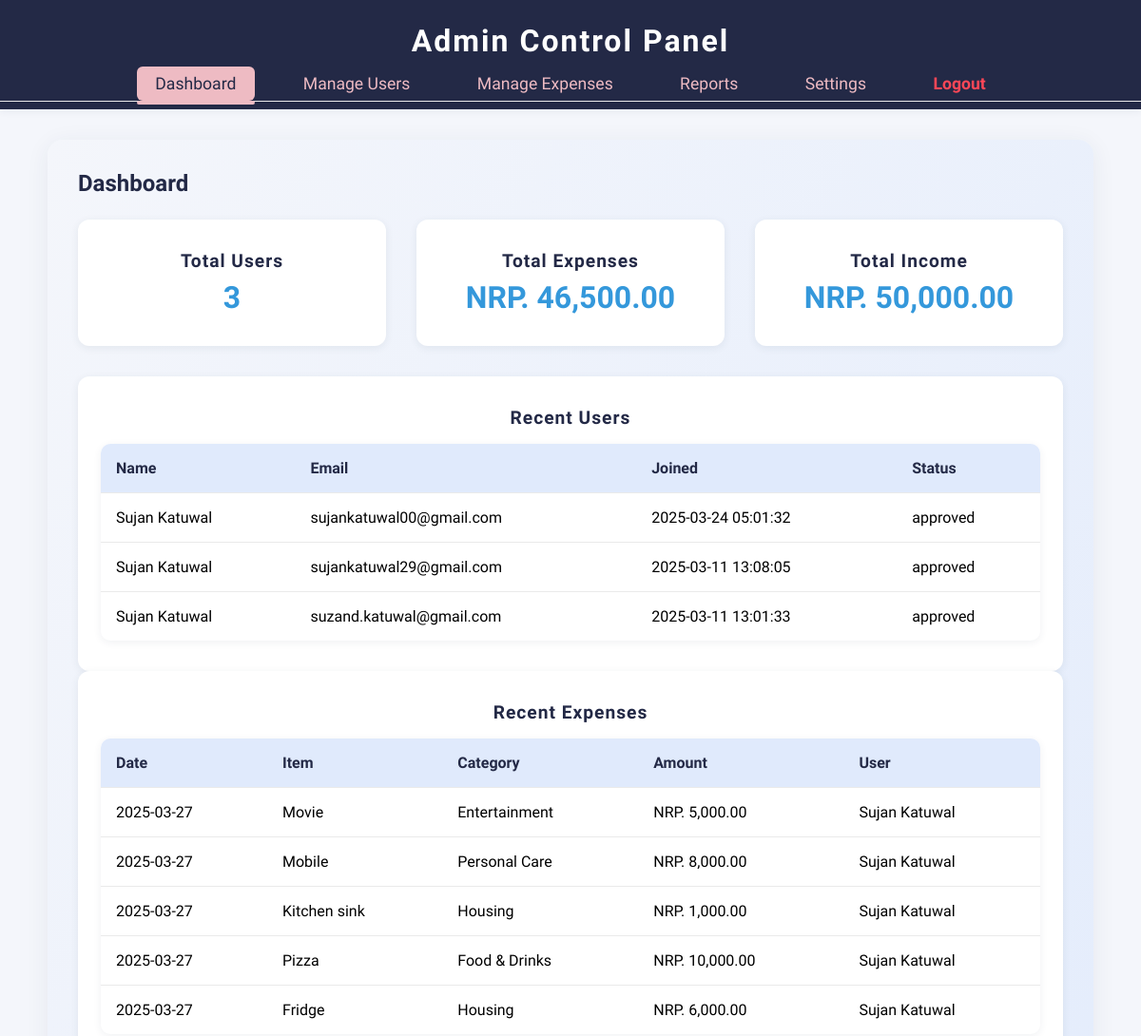
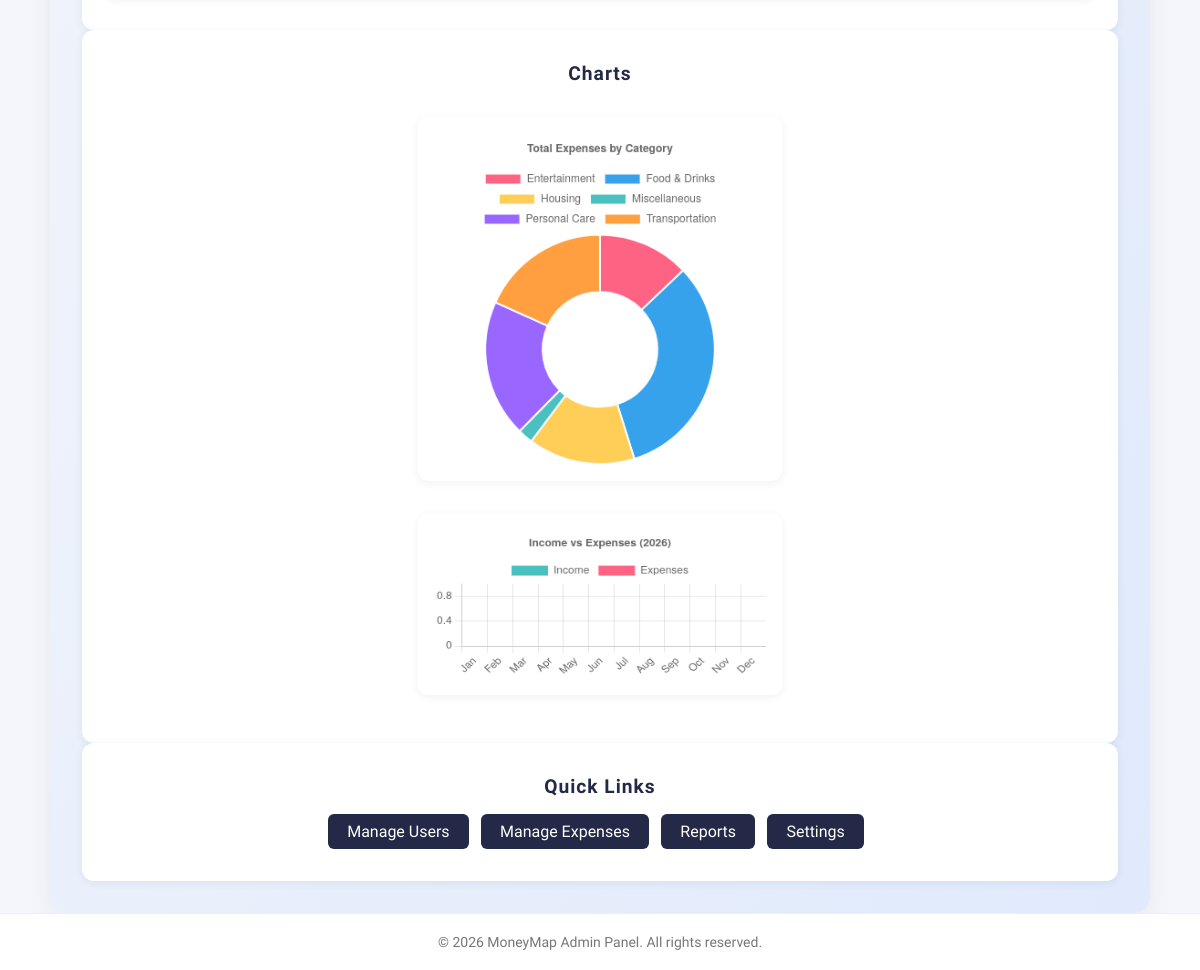
/admin_dashboard.php (signed in), run on the app's committed database (2 pictures, top to bottom).
### tables this page shows
CREATE TABLE `users` (
  `id` INT(11) NOT NULL AUTO_INCREMENT,
  `name` VARCHAR(100) NOT NULL,
  `email` VARCHAR(100) NOT NULL UNIQUE,
  `password` VARCHAR(255) NOT NULL,
  `role` ENUM('user','admin') NOT NULL DEFAULT 'user',
  `created_at` TIMESTAMP NOT NULL DEFAULT CURRENT_TIMESTAMP,
  `status` ENUM('pending','approved','rejected') NOT NULL DEFAULT 'pending',
  `profile_picture` VARCHAR(255) DEFAULT 'default_profile.png',
  PRIMARY KEY (`id`)
);

CREATE TABLE `expenses` (
  `id` INT(11) NOT NULL AUTO_INCREMENT,
  `Date` DATE NOT NULL,
  `ItemName` VARCHAR(255) NOT NULL,
  `Category` VARCHAR(255) NOT NULL,
  `Amount` DECIMAL(10,2) NOT NULL,
  `user_id` INT(11) DEFAULT NULL,
  PRIMARY KEY (`id`),
  KEY `fk_user` (`user_id`),
  CONSTRAINT `fk_user` FOREIGN KEY (`user_id`) REFERENCES `users`(`id`) ON DELETE CASCADE
);

### admin_dashboard.php (the view, shortened to what this page needs)
<?php
include "db.php";
$total_users = $conn->query("SELECT COUNT(id) AS total_users FROM users")->fetch_assoc()['total_users'];
$total_expenses = $conn->query("SELECT COALESCE(SUM(Amount),0) AS total_expenses FROM expenses")->fetch_assoc()['total_expenses'];
$total_income = $conn->query("SELECT COALESCE(SUM(amount),0) AS total_income FROM income")->fetch_assoc()['total_income'];
$recent_users = $conn->query("SELECT name, email, created_at, status FROM users ORDER BY created_at DESC LIMIT 5");
$recent_expenses = $conn->query("SELECT e.Date, e.ItemName, e.Category, e.Amount, u.name FROM expenses e JOIN users u ON e.user_id=u.id ORDER BY e.Date DESC LIMIT 5");
$category_chart_query = "SELECT Category, SUM(Amount) as total FROM expenses GROUP BY Category";
$category_chart_result = $conn->query($category_chart_query);
$category_labels = [];
$category_data = [];
while ($row = $category_chart_result->fetch_assoc()) {
    $category_labels[] = "'" . $row['Category'] . "'";
    $category_data[] = $row['total'];
}
$category_labels_str = implode(',', $category_labels);
$category_data_str = implode(',', $category_data);
$income_monthly = array_fill(1, 12, 0);
$expense_monthly = array_fill(1, 12, 0);
$income_monthly_str = implode(',', $income_monthly);
$expense_monthly_str = implode(',', $expense_monthly);
?>
<!DOCTYPE html>
<html lang="en">
<head>
    <link rel="stylesheet" href="admin_dashboard.css">
</head>
<body>
    <header class="admin-header">
        <h1>Admin Control Panel</h1>
        <nav class="admin-navbar">
            <ul class="nav-items">
                <li><a href="#" class="nav-link active" data-section="dashboard">Dashboard</a></li>
                <li><a href="#" class="nav-link" data-section="users">Manage Users</a></li>
                <li><a href="#" class="nav-link" data-section="expenses">Manage Expenses</a></li>
                <li><a href="#" class="nav-link" data-section="reports">Reports</a></li>
                <li><a href="#" class="nav-link" data-section="settings">Settings</a></li>
                <li><a href="logout.php" class="nav-link" style="color: #ff4757; font-weight: bold;">Logout</a></li>
            </ul>
        </nav>
    </header>
    <section id="dashboard" class="content-section active">
        <h2>Dashboard</h2>
        <div class="widget-grid">
            <div class="widget"><h3>Total Users</h3><p><?php echo $total_users; ?></p></div>
            <div class="widget"><h3>Total Expenses</h3><p>NRP. <?php echo number_format($total_expenses,2); ?></p></div>
            <div class="widget"><h3>Total Income</h3><p>NRP. <?php echo number_format($total_income,2); ?></p></div>
        </div>
        <div class="widget">
            <h3>Recent Users</h3>
            <table class="data-table">
                <thead><tr><th>Name</th><th>Email</th><th>Joined</th><th>Status</th></tr></thead>
                <tbody>
                    <?php while ($u = $recent_users->fetch_assoc()): ?>
                    <tr>
                        <td><?php echo htmlspecialchars($u['name']); ?></td>
                        <td><?php echo htmlspecialchars($u['email']); ?></td>
                        <td><?php echo htmlspecialchars($u['created_at']); ?></td>
                        <td><?php echo htmlspecialchars($u['status']); ?></td>
                    </tr>
                    <?php endwhile; ?>
                </tbody>
            </table>
        </div>
        <div class="widget">
            <h3>Recent Expenses</h3>
            <table class="data-table">
                <thead><tr><th>Date</th><th>Item</th><th>Category</th><th>Amount</th><th>User</th></tr></thead>
                <tbody>
                    <?php while ($e = $recent_expenses->fetch_assoc()): ?>
                    <tr>
                        <td><?php echo htmlspecialchars($e['Date']); ?></td>
                        <td><?php echo htmlspecialchars($e['ItemName']); ?></td>
                        <td><?php echo htmlspecialchars($e['Category']); ?></td>
                        <td>NRP. <?php echo number_format($e['Amount'],2); ?></td>
                        <td><?php echo htmlspecialchars($e['name']); ?></td>
                    </tr>
                    <?php endwhile; ?>
                </tbody>
            </table>
        </div>
        <div class="widget">
            <h3>Charts</h3>
            <canvas id="expensesByCategoryChart"></canvas>
            <canvas id="incomeVsExpensesChart"></canvas>
        </div>
        <div class="widget">
            <h3>Quick Links</h3>
            <a href="#" class="nav-link" data-section="users">Manage Users</a>
            <a href="#" class="nav-link" data-section="expenses">Manage Expenses</a>
            <a href="#" class="nav-link" data-section="reports">Reports</a>
            <a href="#" class="nav-link" data-section="settings">Settings</a>
        </div>
    </section>
    <script>
    document.addEventListener('DOMContentLoaded', function() {
        const navLinks = document.querySelectorAll('.nav-link');
        navLinks.forEach(link => {
            link.addEventListener('click', function(e) {
                e.preventDefault();
                navLinks.forEach(l => l.classList.remove('active'));
                this.classList.add('active');
                document.querySelectorAll('.content-section').forEach(section => {
                    section.classList.remove('active');
                });
                const sectionId = this.getAttribute('data-section');
                document.getElementById(sectionId).classList.add('active');
            });
        });
        // Chart.js initialization for dashboard charts based on Algorithm 3 aggregations
        const categoryCtx = document.getElementById('expensesByCategoryChart');
        if (categoryCtx) {
            new Chart(categoryCtx, {
                type: 'doughnut',
                data: {
                    labels: [<?php echo $category_labels_str; ?>],
                    datasets: [{
                        data: [<?php echo $category_data_str; ?>],
                        backgroundColor: ['#FF6384', '#36A2EB', '#FFCE56', '#4BC0C0', '#9966FF', '#FF9F40']
                    }]
                },
                options: { plugins: { title: { display: true, text: 'Total Expenses by Category' } } }
            });
        }
        const incExpCtx = document.getElementById('incomeVsExpensesChart');
        if (incExpCtx) {
            new Chart(incExpCtx, {
                type: 'bar',
                data: {
                    labels: ['Jan', 'Feb', 'Mar', 'Apr', 'May', 'Jun', 'Jul', 'Aug', 'Sep', 'Oct', 'Nov', 'Dec'],
                    datasets: [
                        { label: 'Income', data: [<?php echo $income_monthly_str; ?>], backgroundColor: '#4BC0C0' },
                        { label: 'Expenses', data: [<?php echo $expense_monthly_str; ?>], backgroundColor: '#FF6384' }
                    ]
                },
                options: { plugins: { title: { display: true, text: 'Income vs Expenses (' + new Date().getFullYear() + ')' } } }
            });
        }
    });
    </script>
    <footer style="text-align: center; padding: 20px; color: #777; font-size: 14px; margin-top: auto; width: 100%; border-top: 1px solid #eee; background: white;">
        <p>&copy; <?php echo date("Y"); ?> MoneyMap Admin Panel. All rights reserved.</p>
    </footer>
</body>
</html>

### admin_dashboard.css (style rules this page uses)
* { margin: 0; padding: 0; box-sizing: border-box; font-family: "Itim", sans-serif; }
body { background: #f4f6fb; }
.admin-header { background: #232946; box-shadow: 0 2px 8px rgba(44, 62, 80, 0.07); padding: 1.5rem 0 0.5rem 0; text-align: center; }
.admin-header h1 { font-size: 2rem; color: #fff; letter-spacing: 2px; margin-bottom: 0.5rem; }
.admin-navbar { background: #232946; display: flex; justify-content: center; align-items: center; border-bottom: 1px solid #eaeaea; }
.nav-items { display: flex; gap: 2rem; list-style: none; padding: 0.5rem 0; }
.nav-items li { position: relative; }
.nav-items li a { color: #eebbc3; text-decoration: none; font-size: 1.1rem; font-weight: 500; padding: 0.5rem 1.2rem; border-radius: 6px; transition: background 0.2s, color 0.2s; position: relative; z-index: 1; overflow: hidden; }
.nav-items li a:hover, .nav-items li a.active { color: #232946; background: #eebbc3; }
.nav-items li a.active::after, .nav-items li a:hover::after { content: ''; position: absolute; left: 0; bottom: -4px; width: 100%; height: 4px; background: #eebbc3; border-radius: 2px; transition: all 0.3s; z-index: -1; }
.nav-items li a::after { content: ''; position: absolute; left: 0; bottom: -4px; width: 0; height: 4px; background: #eebbc3; border-radius: 2px; transition: all 0.3s; z-index: -1; }
.content-section { display: none; padding: 2rem; max-width: 1100px; margin: 2rem auto 0 auto; background: #fff; border-radius: 12px; box-shadow: 0 4px 24px rgba(44, 62, 80, 0.07); }
.content-section.active { display: block; }
h2 { color: #232946; margin-bottom: 1.5rem; font-size: 1.5rem; font-weight: 700; }
#dashboard { background: linear-gradient(120deg, #f4f6fb 0%, #e0eafc 100%); border-radius: 16px; box-shadow: 0 4px 24px rgba(44, 62, 80, 0.07); padding: 2rem; }
#dashboard .widget-grid { display: flex; gap: 2rem; margin-bottom: 2rem; }
#dashboard .widget { flex: 1; background: #fff; border-radius: 12px; box-shadow: 0 2px 8px rgba(44,62,80,0.08); padding: 2rem 1.5rem; text-align: center; transition: box-shadow 0.2s; }
#dashboard .widget h3 { color: #232946; font-size: 1.2rem; margin-bottom: 0.5rem; font-weight: 600; letter-spacing: 1px; }
#dashboard .widget p { font-size: 2rem; color: #3498db; font-weight: bold; margin: 0.5rem 0 0 0; }
#dashboard table.data-table { width: 100%; border-collapse: collapse; margin-top: 1rem; background: #fff; border-radius: 10px; box-shadow: 0 2px 8px rgba(44,62,80,0.07); overflow: hidden; }
#dashboard table.data-table th, #dashboard table.data-table td { padding: 1rem; text-align: left; border-bottom: 1px solid #eaeaea; }
#dashboard table.data-table th { background: #e0eafc; color: #232946; font-weight: 700; }
#dashboard table.data-table tr:last-child td { border-bottom: none; }
#dashboard .widget canvas { margin: 2rem auto 1rem auto; display: block; max-width: 600px; background: #fff; border-radius: 10px; box-shadow: 0 2px 8px rgba(44,62,80,0.07); padding: 1rem; }
#dashboard .widget a.nav-link { display: inline-block; margin: 0.5rem 0.5rem 0 0; padding: 0.5rem 1.2rem; background: #232946; color: #fff; border-radius: 6px; text-decoration: none; font-weight: 500; transition: background 0.2s; }

### data on the page
users: name "Sujan Katuwal", email "sujankatuwal00@gmail.com", created_at "2025-03-24 05:01:32", status "approved"
users: name "Sujan Katuwal", email "sujankatuwal29@gmail.com", created_at "2025-03-11 13:08:05", status "approved"
users: name "Sujan Katuwal", email "suzand.katuwal@gmail.com", created_at "2025-03-11 13:01:33", status "approved"
expenses: Date "2025-03-27", ItemName "Movie", Category "Entertainment", Amount "5,000.00", user.name "Sujan Katuwal"
expenses: Date "2025-03-27", ItemName "Mobile", Category "Personal Care", Amount "8,000.00", user.name "Sujan Katuwal"
expenses: Date "2025-03-27", ItemName "Kitchen sink", Category "Housing", Amount "1,000.00", user.name "Sujan Katuwal"
expenses: Date "2025-03-27", ItemName "Pizza", Category "Food & Drinks", Amount "10,000.00", user.name "Sujan Katuwal"
expenses: Date "2025-03-27", ItemName "Fridge", Category "Housing", Amount "6,000.00", user.name "Sujan Katuwal"

### other printed values
$total_users "3"
$total_expenses "46,500.00"
$total_income "50,000.00"
chart data {{ $category_labels_str }} 'Entertainment','Food & Drinks','Housing','Miscellaneous','Personal Care','Transportation'
chart data {{ $category_data_str }} 6000.00,15000.00,7000.00,1000.00,9000.00,8500.00
chart data {{ $income_monthly_str }} 0,0,0,0,0,0,0,0,0,0,0,0
chart data {{ $expense_monthly_str }} 0,0,0,0,0,0,0,0,0,0,0,0
